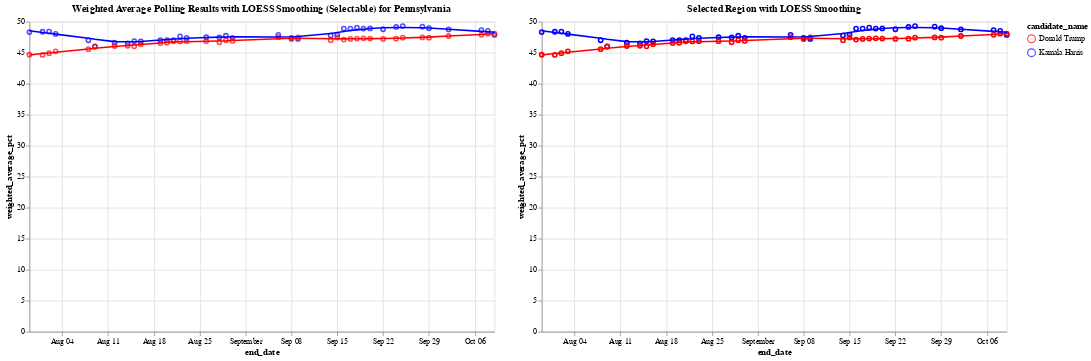

The cell this chart's notebook holds for it:
### Code cell
# Define the color scale for the two candidates
color_scale = alt.Scale(domain=['Donald Trump', 'Kamala Harris'], range=['red', 'blue'])

# Step 1: Create a selection brush for the horizontal axis (end_date)
brush = alt.selection_interval(encodings=['x'])  # Brush selection on the x-axis

# Step 2: Create the base chart with points and LOESS smoothing (Chart 1)
base = alt.Chart(df_weighted_averages).mark_point().encode(
    x='end_date:T',
    y='weighted_average_pct:Q',
    color=alt.Color('candidate_name:N', scale=color_scale)
)

loess = base.transform_loess(
    'end_date', 'weighted_average_pct', groupby=['candidate_name'], bandwidth=0.3
).mark_line()

chart1 = (base + loess).add_params(
    brush  # Add the brush selection to Chart 1
).properties(
    title='Weighted Average Polling Results with LOESS Smoothing (Selectable) for Pennsylvania',
    width=600,
    height=400
)

# Step 3: Create the side-by-side chart that will show the selected region with tooltip

# Apply the same selection filter to both points and LOESS in chart2
selected_points = base.encode(
    opacity=alt.condition(brush, alt.value(1), alt.value(0)),  # Highlight only selected points
    tooltip=['end_date:T', 'candidate_name:N', 'weighted_average_pct:Q']  # Add tooltip for points
).transform_filter(
    brush  # Filter by brush selection
)

# Apply LOESS smoothing for the selected range
selected_loess = alt.Chart(df_weighted_averages).transform_loess(
    'end_date', 'weighted_average_pct', groupby=['candidate_name'], bandwidth=0.3
).mark_line().encode(
    x='end_date:T',
    y='weighted_average_pct:Q',
    color=alt.Color('candidate_name:N', scale=color_scale),
    tooltip=['end_date:T', 'candidate_name:N', 'weighted_average_pct:Q']
).transform_filter(
    brush  # Filter the LOESS line by the brush selection
)

# Combine selected points and LOESS for the second chart
chart2 = (selected_points + selected_loess).properties(
    title='Selected Region with LOESS Smoothing',
    width=600,
    height=400
)

# Combine the two charts side by side
final_chart = alt.hconcat(chart1, chart2)

# Display the final chart
final_chart.show()

### Figure 1 — Vega-Lite specification as saved in the notebook (floating-point values rounded to 4 significant figures)
{"config": {"view": {"continuousWidth": 300, "continuousHeight": 300}}, "hconcat": [{"layer": [{"mark": {"type": "point"}, "encoding": {"color": {"field": "candidate_name", "scale": {"domain": ["Donald Trump", "Kamala Harris"], "range": ["red", "blue"]}, "type": "nominal"}, "x": {"field": "end_date", "type": "temporal"}, "y": {"field": "weighted_average_pct", "type": "quantitative"}}, "name": "view_3"}, {"mark": {"type": "line"}, "encoding": {"color": {"field": "candidate_name", "scale": {"domain": ["Donald Trump", "Kamala Harris"], "range": ["red", "blue"]}, "type": "nominal"}, "x": {"field": "end_date", "type": "temporal"}, "y": {"field": "weighted_average_pct", "type": "quantitative"}}, "transform": [{"loess": "weighted_average_pct", "on": "end_date", "bandwidth": 0.3, "groupby": ["candidate_name"]}]}], "height": 400, "title": "Weighted Average Polling Results with LOESS Smoothing (Selectable) for Pennsylvania", "width": 600}, {"layer": [{"mark": {"type": "point"}, "encoding": {"color": {"field": "candidate_name", "scale": {"domain": ["Donald Trump", "Kamala Harris"], "range": ["red", "blue"]}, "type": "nominal"}, "opacity": {"condition": {"param": "param_3", "value": 1}, "value": 0}, "tooltip": [{"field": "end_date", "type": "temporal"}, {"field": "candidate_name", "type": "nominal"}, {"field": "weighted_average_pct", "type": "quantitative"}], "x": {"field": "end_date", "type": "temporal"}, "y": {"field": "weighted_average_pct", "type": "quantitative"}}, "transform": [{"filter": {"param": "param_3"}}]}, {"mark": {"type": "line"}, "encoding": {"color": {"field": "candidate_name", "scale": {"domain": ["Donald Trump", "Kamala Harris"], "range": ["red", "blue"]}, "type": "nominal"}, "tooltip": [{"field": "end_date", "type": "temporal"}, {"field": "candidate_name", "type": "nominal"}, {"field": "weighted_average_pct", "type": "quantitative"}], "x": {"field": "end_date", "type": "temporal"}, "y": {"field": "weighted_average_pct", "type": "quantitative"}}, "transform": [{"loess": "weighted_average_pct", "on": "end_date", "bandwidth": 0.3, "groupby": ["candidate_name"]}, {"filter": {"param": "param_3"}}]}], "height": 400, "title": "Selected Region with LOESS Smoothing", "width": 600}], "data": {"name": "data-21a597e3e0624374437088d3c828e52c"}, "params": [{"name": "param_3", "select": {"type": "interval", "encodings": ["x"]}, "views": ["view_3"]}], "$schema": "https://vega.github.io/schema/vega-lite/v5.20.1.json", "datasets": {"data-21a597e3e0624374437088d3c828e52c": [{"end_date": "2024-10-09T00:00:00", "candidate_id": 16661, "candidate_name": "Kamala Harris", "weighted_average_pct": 47.87}, {"end_date": "2024-10-09T00:00:00", "candidate_id": 16651, "candidate_name": "Donald Trump", "weighted_average_pct": 48.06}, {"end_date": "2024-10-08T00:00:00", "candidate_id": 16661, "candidate_name": "Kamala Harris", "weighted_average_pct": 48.52}, {"end_date": "2024-10-08T00:00:00", "candidate_id": 16651, "candidate_name": "Donald Trump", "weighted_average_pct": 48.08}, {"end_date": "2024-10-07T00:00:00", "candidate_id": 16661, "candidate_name": "Kamala Harris", "weighted_average_pct": 48.65}, {"end_date": "2024-10-07T00:00:00", "candidate_id": 16651, "candidate_name": "Donald Trump", "weighted_average_pct": 47.88}, {"end_date": "2024-10-02T00:00:00", "candidate_id": 16661, "candidate_name": "Kamala Harris", "weighted_average_pct": 48.75}, {"end_date": "2024-10-02T00:00:00", "candidate_id": 16651, "candidate_name": "Donald Trump", "weighted_average_pct": 47.69}, {"end_date": "2024-09-29T00:00:00", "candidate_id": 16661, "candidate_name": "Kamala Harris", "weighted_average_pct": 48.95}, {"end_date": "2024-09-29T00:00:00", "candidate_id": 16651, "candidate_name": "Donald Trump", "weighted_average_pct": 47.42}, {"end_date": "2024-09-28T00:00:00", "candidate_id": 16661, "candidate_name": "Kamala Harris", "weighted_average_pct": 49.2}, {"end_date": "2024-09-28T00:00:00", "candidate_id": 16651, "candidate_name": "Donald Trump", "weighted_average_pct": 47.46}, {"end_date": "2024-09-25T00:00:00", "candidate_id": 16661, "candidate_name": "Kamala Harris", "weighted_average_pct": 49.3}, {"end_date": "2024-09-25T00:00:00", "candidate_id": 16651, "candidate_name": "Donald Trump", "weighted_average_pct": 47.43}, {"end_date": "2024-09-24T00:00:00", "candidate_id": 16661, "candidate_name": "Kamala Harris", "weighted_average_pct": 49.15}, {"end_date": "2024-09-24T00:00:00", "candidate_id": 16651, "candidate_name": "Donald Trump", "weighted_average_pct": 47.26}, {"end_date": "2024-09-22T00:00:00", "candidate_id": 16661, "candidate_name": "Kamala Harris", "weighted_average_pct": 48.78}, {"end_date": "2024-09-22T00:00:00", "candidate_id": 16651, "candidate_name": "Donald Trump", "weighted_average_pct": 47.23}, {"end_date": "2024-09-20T00:00:00", "candidate_id": 16661, "candidate_name": "Kamala Harris", "weighted_average_pct": 48.91}, {"end_date": "2024-09-20T00:00:00", "candidate_id": 16651, "candidate_name": "Donald Trump", "weighted_average_pct": 47.27}, {"end_date": "2024-09-19T00:00:00", "candidate_id": 16661, "candidate_name": "Kamala Harris", "weighted_average_pct": 48.9}, {"end_date": "2024-09-19T00:00:00", "candidate_id": 16651, "candidate_name": "Donald Trump", "weighted_average_pct": 47.32}, {"end_date": "2024-09-18T00:00:00", "candidate_id": 16661, "candidate_name": "Kamala Harris", "weighted_average_pct": 49.05}, {"end_date": "2024-09-18T00:00:00", "candidate_id": 16651, "candidate_name": "Donald Trump", "weighted_average_pct": 47.28}, {"end_date": "2024-09-17T00:00:00", "candidate_id": 16661, "candidate_name": "Kamala Harris", "weighted_average_pct": 48.89}, {"end_date": "2024-09-17T00:00:00", "candidate_id": 16651, "candidate_name": "Donald Trump", "weighted_average_pct": 47.22}, {"end_date": "2024-09-16T00:00:00", "candidate_id": 16661, "candidate_name": "Kamala Harris", "weighted_average_pct": 48.9}, {"end_date": "2024-09-16T00:00:00", "candidate_id": 16651, "candidate_name": "Donald Trump", "weighted_average_pct": 47.12}, {"end_date": "2024-09-15T00:00:00", "candidate_id": 16661, "candidate_name": "Kamala Harris", "weighted_average_pct": 47.89}, {"end_date": "2024-09-15T00:00:00", "candidate_id": 16651, "candidate_name": "Donald Trump", "weighted_average_pct": 47.46}, {"end_date": "2024-09-14T00:00:00", "candidate_id": 16661, "candidate_name": "Kamala Harris", "weighted_average_pct": 47.79}, {"end_date": "2024-09-14T00:00:00", "candidate_id": 16651, "candidate_name": "Donald Trump", "weighted_average_pct": 46.99}, {"end_date": "2024-09-09T00:00:00", "candidate_id": 16661, "candidate_name": "Kamala Harris", "weighted_average_pct": 47.23}, {"end_date": "2024-09-09T00:00:00", "candidate_id": 16651, "candidate_name": "Donald Trump", "weighted_average_pct": 47.46}, {"end_date": "2024-09-08T00:00:00", "candidate_id": 16661, "candidate_name": "Kamala Harris", "weighted_average_pct": 47.37}, {"end_date": "2024-09-08T00:00:00", "candidate_id": 16651, "candidate_name": "Donald Trump", "weighted_average_pct": 47.2}, {"end_date": "2024-09-06T00:00:00", "candidate_id": 16661, "candidate_name": "Kamala Harris", "weighted_average_pct": 47.89}, {"end_date": "2024-09-06T00:00:00", "candidate_id": 16651, "candidate_name": "Donald Trump", "weighted_average_pct": 47.51}, {"end_date": "2024-08-30T00:00:00", "candidate_id": 16661, "candidate_name": "Kamala Harris", "weighted_average_pct": 47.39}, {"end_date": "2024-08-30T00:00:00", "candidate_id": 16651, "candidate_name": "Donald Trump", "weighted_average_pct": 46.89}, {"end_date": "2024-08-29T00:00:00", "candidate_id": 16661, "candidate_name": "Kamala Harris", "weighted_average_pct": 47.74}, {"end_date": "2024-08-29T00:00:00", "candidate_id": 16651, "candidate_name": "Donald Trump", "weighted_average_pct": 47.03}, {"end_date": "2024-08-28T00:00:00", "candidate_id": 16661, "candidate_name": "Kamala Harris", "weighted_average_pct": 47.46}, {"end_date": "2024-08-28T00:00:00", "candidate_id": 16651, "candidate_name": "Donald Trump", "weighted_average_pct": 46.68}, {"end_date": "2024-08-26T00:00:00", "candidate_id": 16661, "candidate_name": "Kamala Harris", "weighted_average_pct": 47.49}, {"end_date": "2024-08-26T00:00:00", "candidate_id": 16651, "candidate_name": "Donald Trump", "weighted_average_pct": 46.85}, {"end_date": "2024-08-23T00:00:00", "candidate_id": 16661, "candidate_name": "Kamala Harris", "weighted_average_pct": 47.38}, {"end_date": "2024-08-23T00:00:00", "candidate_id": 16651, "candidate_name": "Donald Trump", "weighted_average_pct": 46.87}, {"end_date": "2024-08-22T00:00:00", "candidate_id": 16661, "candidate_name": "Kamala Harris", "weighted_average_pct": 47.64}, {"end_date": "2024-08-22T00:00:00", "candidate_id": 16651, "candidate_name": "Donald Trump", "weighted_average_pct": 46.82}, {"end_date": "2024-08-21T00:00:00", "candidate_id": 16661, "candidate_name": "Kamala Harris", "weighted_average_pct": 47.02}, {"end_date": "2024-08-21T00:00:00", "candidate_id": 16651, "candidate_name": "Donald Trump", "weighted_average_pct": 46.83}, {"end_date": "2024-08-20T00:00:00", "candidate_id": 16661, "candidate_name": "Kamala Harris", "weighted_average_pct": 47.02}, {"end_date": "2024-08-20T00:00:00", "candidate_id": 16651, "candidate_name": "Donald Trump", "weighted_average_pct": 46.6}, {"end_date": "2024-08-19T00:00:00", "candidate_id": 16661, "candidate_name": "Kamala Harris", "weighted_average_pct": 47.02}, {"end_date": "2024-08-19T00:00:00", "candidate_id": 16651, "candidate_name": "Donald Trump", "weighted_average_pct": 46.55}, {"end_date": "2024-08-16T00:00:00", "candidate_id": 16661, "candidate_name": "Kamala Harris", "weighted_average_pct": 46.84}, {"end_date": "2024-08-16T00:00:00", "candidate_id": 16651, "candidate_name": "Donald Trump", "weighted_average_pct": 46.37}, {"end_date": "2024-08-15T00:00:00", "candidate_id": 16661, "candidate_name": "Kamala Harris", "weighted_average_pct": 46.87}, {"end_date": "2024-08-15T00:00:00", "candidate_id": 16651, "candidate_name": "Donald Trump", "weighted_average_pct": 46.03}, {"end_date": "2024-08-14T00:00:00", "candidate_id": 16661, "candidate_name": "Kamala Harris", "weighted_average_pct": 46.48}, {"end_date": "2024-08-14T00:00:00", "candidate_id": 16651, "candidate_name": "Donald Trump", "weighted_average_pct": 46.12}, {"end_date": "2024-08-12T00:00:00", "candidate_id": 16661, "candidate_name": "Kamala Harris", "weighted_average_pct": 46.62}, {"end_date": "2024-08-12T00:00:00", "candidate_id": 16651, "candidate_name": "Donald Trump", "weighted_average_pct": 46.08}, {"end_date": "2024-08-09T00:00:00", "candidate_id": 16661, "candidate_name": "Kamala Harris", "weighted_average_pct": 46.03}, {"end_date": "2024-08-09T00:00:00", "candidate_id": 16651, "candidate_name": "Donald Trump", "weighted_average_pct": 45.96}, {"end_date": "2024-08-08T00:00:00", "candidate_id": 16661, "candidate_name": "Kamala Harris", "weighted_average_pct": 47.0}, {"end_date": "2024-08-08T00:00:00", "candidate_id": 16651, "candidate_name": "Donald Trump", "weighted_average_pct": 45.57}, {"end_date": "2024-08-03T00:00:00", "candidate_id": 16661, "candidate_name": "Kamala Harris", "weighted_average_pct": 48.04}, {"end_date": "2024-08-03T00:00:00", "candidate_id": 16651, "candidate_name": "Donald Trump", "weighted_average_pct": 45.23}, {"end_date": "2024-08-02T00:00:00", "candidate_id": 16661, "candidate_name": "Kamala Harris", "weighted_average_pct": 48.4}, {"end_date": "2024-08-02T00:00:00", "candidate_id": 16651, "candidate_name": "Donald Trump", "weighted_average_pct": 44.92}, {"end_date": "2024-08-01T00:00:00", "candidate_id": 16661, "candidate_name": "Kamala Harris", "weighted_average_pct": 48.38}, {"end_date": "2024-08-01T00:00:00", "candidate_id": 16651, "candidate_name": "Donald Trump", "weighted_average_pct": 44.64}, {"end_date": "2024-07-30T00:00:00", "candidate_id": 16661, "candidate_name": "Kamala Harris", "weighted_average_pct": 48.33}, {"end_date": "2024-07-30T00:00:00", "candidate_id": 16651, "candidate_name": "Donald Trump", "weighted_average_pct": 44.67}, {"end_date": "2024-07-29T00:00:00", "candidate_id": 16661, "candidate_name": "Kamala Harris", "weighted_average_pct": null}, {"end_date": "2024-07-29T00:00:00", "candidate_id": 16651, "candidate_name": "Donald Trump", "weighted_average_pct": null}, {"end_date": "2024-07-28T00:00:00", "candidate_id": 16661, "candidate_name": "Kamala Harris", "weighted_average_pct": null}, {"end_date": "2024-07-28T00:00:00", "candidate_id": 16651, "candidate_name": "Donald Trump", "weighted_average_pct": null}]}}
